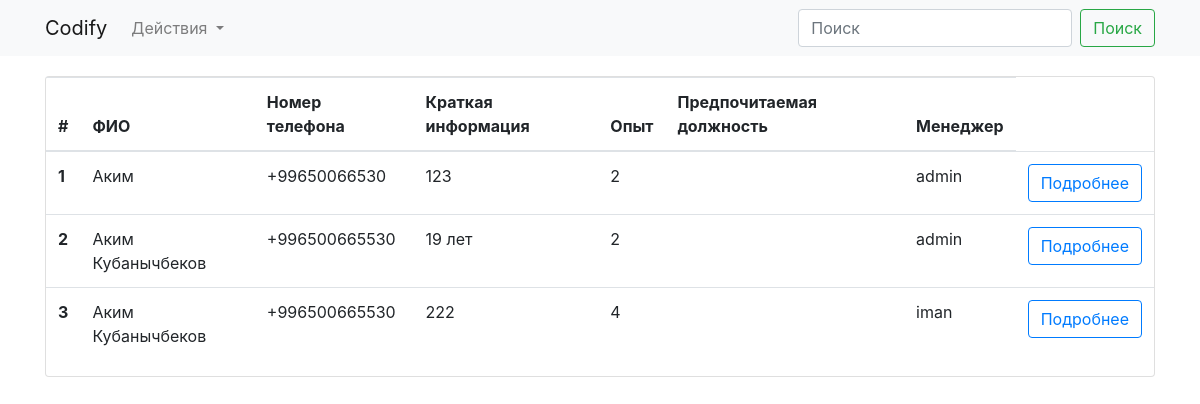
Before: / with the older database file.
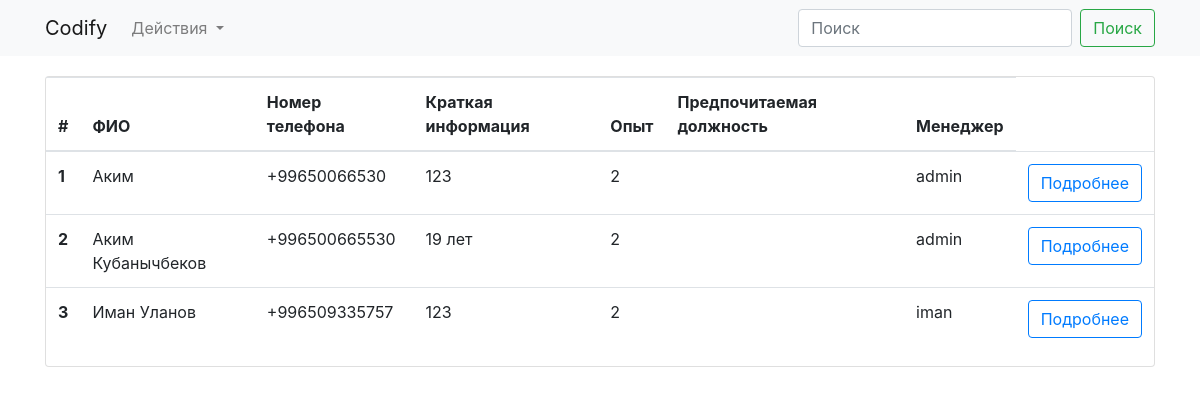
After: the same page with the newer database file.
### app/models.py (models this page shows, shortened)
class Employee(db.Model):
    id = db.Column(db.Integer, primary_key=True)
    fullname = db.Column(db.String)
    phone = db.Column(db.String)
    short_info = db.Column(db.String)
    experience = db.Column(db.Integer)
    preferred_position = db.Column(db.String)
    user = db.relationship(User, backref=db.backref('users', lazy='dynamic'))
    user_name = db.Column(db.String, db.ForeignKey('users.username'))

class User(UserMixin, db.Model):
    __tablename__ = 'users'
    id = db.Column(db.Integer, primary_key=True)
    username = db.Column(db.String, nullable=False, unique=True)
    password_hash = db.Column(db.String, nullable=False)
    @property
    def password(self):
        return None

### app/views.py (the view)
def index():
    employees = Employee.query.all()
    return render_template('index.html', employees=employees)

### app/templates/index.html
{% extends "base.html" %}
{% block content %}
<div class="container">
  <div class="card">
    <table class="table">
      <thead>
        <tr>
          <th scope="col">#</th>
          <th scope="col">ФИО</th>
          <th scope="col">Номер телефона</th>
          <th scope="col">Краткая информация</th>
          <th scope="col">Опыт</th>
          <th scope="col">Предпочитаемая должность</th>
          <th scope="col">Менеджер</th>
        </tr>
      </thead>
      <tbody>
      {% for employee in employees %}
        <tr>
          <th scope="row">{{ employee.id }}</th>
          <td>{{ employee.fullname }}</td>
          <td>{{ employee.phone }}</td>
          <td>{{ employee.short_info }}</td>
          <td>{{ employee.experience  }}</td>
          <td>{{ employee.preferred_position }}</td>
          <td>{{ employee.user.username }}</td>
          <td><a class="btn btn-outline-primary" href="{{ url_for('employee_detail', employee_id=employee.id) }}">Подробнее</a></td>
        </tr>
      {% endfor %}
      </tbody>
    </table>
  </div>
</div>
{% endblock content %}

### app/templates/base.html (shortened to what this page needs)
<!doctype html>
<html lang="en">
  <head>
    <link rel="stylesheet" href="https://cdn.jsdelivr.net/npm/bootstrap@4.6.1/dist/css/bootstrap.min.css">
    <link href="{{ url_for('static', filename='css/style.css') }}" rel="stylesheet">
  </head>
  <body>
  <nav class="navbar navbar-expand-lg navbar-light bg-light">
    <div class="container">
    <a class="navbar-brand" href="{{ url_for('index') }}">Codify</a>
    <div class="collapse navbar-collapse" id="navbarSupportedContent">
      <ul class="navbar-nav mr-auto">
        <li class="nav-item dropdown">
          <a class="nav-link dropdown-toggle" href="#" id="navbarDropdown" role="button" data-toggle="dropdown" aria-expanded="false">
            Действия
          </a>
        </li>
      </ul>
      <form class="form-inline my-2 my-lg-0">
        <input class="form-control mr-sm-2" type="search" placeholder="Поиск" aria-label="Поиск">
        <button class="btn btn-outline-success my-2 my-sm-0" type="submit">Поиск</button>
      </form>
    </div>
    </div>
  </nav>
  <div class="content">
    {% block content %}
    {% endblock %}
  </div>
  </body>
</html>

### app/static/css/style.css (style rules this page uses)
.content { padding-top: 20px; padding-bottom: 20px; }

Changed rows visible on the page:
changed Employee "iman": fullname "Аким Кубанычбеков" → "Иман Уланов"; phone "+996500665530" → "+996509335757"; short_info "222" → "123"; experience "4" → "2"
